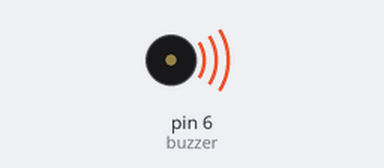
A sketch run on a simulated Arduino Uno, built with avr-gcc and run on an emulated ATmega328P. On the bench: buzzer (waves = sounding).

Above: at 0.1 s.
Timing chart, 0 to 1.6 s (numbered marks = the images above):
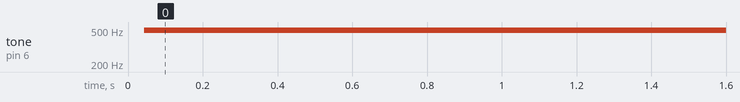

Measured:
- by itself, tone on pin 6 (buzzer): silent → 495 Hz at 0.04 s

The sketch:

buzzer.ino
```cpp
int buzzer = 6;


void setup() {
  // put your setup code here, to run once:
  pinMode (buzzer, OUTPUT);
}

void loop() {
  // put your main code here, to run repeatedly:
  digitalWrite(buzzer, HIGH);
  delay(1);
  digitalWrite(buzzer, LOW);
  delay(1);
}
```
